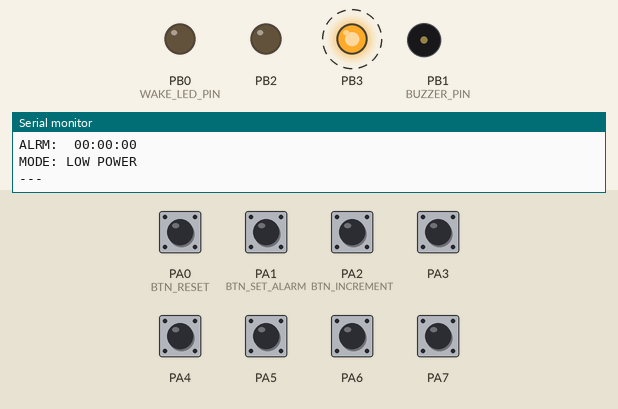
This program was run on a simulated ATmega32, built with avr-gcc and emulated at 8 MHz. Parts: output pins drawn as LEDs (lit = HIGH), buzzer (waves = sounding, pin HIGH), the last lines printed to the serial monitor. Dashed ring = blinking. Inputs (shaded band) come from the test bench; at power-on: PA0 (BTN_RESET), PA1 (BTN_SET_ALARM), PA2 (BTN_INCREMENT), PA3–7 HIGH. Sleep ends after the set time or at an interrupt.

Above: at 1.2 s.
1.3 s: PA0 (BTN_RESET) pulled LOW for 1 s
At 2.18 s:
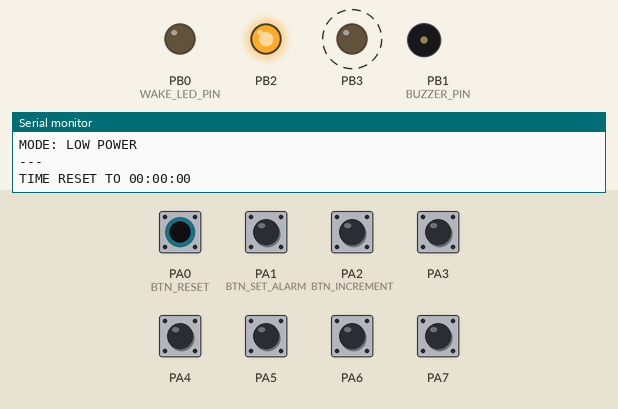
5.3 s: PA1 (BTN_SET_ALARM) pulled LOW for 1 s
8.5 s: PA1 (BTN_SET_ALARM) pulled LOW for 1 s
At 13.8 s:
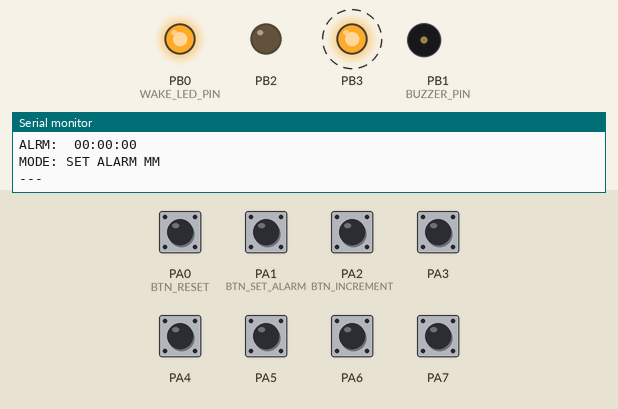
Timing chart, 0 to 21.5 s (numbered marks = the images above; inputs shaded):
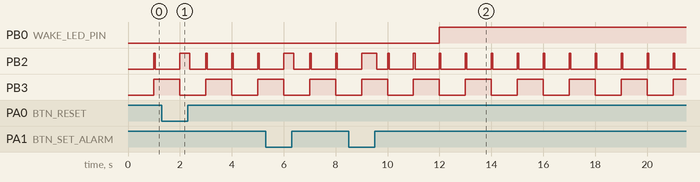

Measured:
- by itself, PB3: alternates HIGH for 1.0 s and LOW for 1.0 s

The program:

main.c
```c
#define F_CPU 8000000UL

#include <avr/interrupt.h>
#include <avr/io.h>
#include <avr/sleep.h>
#include <stdbool.h>
#include <stdio.h>
#include <string.h>
#include <util/delay.h>

// configs
#define WAKE_LED_PIN PB0
#define BUZZER_PIN PB1
#define BTN_RESET PA0
#define BTN_SET_ALARM PA1
#define BTN_INCREMENT PA2

#define ALARM_BUZZ_DURATION 3

#define WAKEUP_INTERVAL 10

#define BAUD 9600
#define UBRR_VALUE ((F_CPU / (16UL * BAUD)) - 1) // = 51 at 8 MHz

volatile uint8_t g_seconds = 0;
volatile uint8_t g_minutes = 0;
volatile uint8_t g_hours = 0;

volatile uint8_t g_alarm_seconds = 0;
volatile uint8_t g_alarm_minutes = 0;
volatile uint8_t g_alarm_hours = 0;

volatile bool g_time_updated = false;
volatile bool g_alarm_ringing = false;
volatile uint8_t g_buzz_countdown = 0;

#ifdef SIMULIDE_MODE
volatile uint8_t g_tick_count = 0;
#define TICKS_PER_SECOND 100
#endif

typedef enum
{
  MODE_CLOCK,
  MODE_SET_ALARM_H,
  MODE_SET_ALARM_M,
  MODE_SET_ALARM_S
} AppMode;

volatile AppMode g_mode = MODE_CLOCK;


static void usart_init(void)
{
  UBRRH = (uint8_t)(UBRR_VALUE >> 8);
  UBRRL = (uint8_t)(UBRR_VALUE);
  UCSRB = (1 << TXEN);
  UCSRC = (1 << URSEL) | (1 << UCSZ1) | (1 << UCSZ0);
}

static void usart_putchar(char c)
{
  while (!(UCSRA & (1 << UDRE)))
    ;
  UDR = c;
}

static void usart_print(const char *str)
{
  while (*str)
    usart_putchar(*str++);
}

static void usart_print_time(uint8_t h, uint8_t m, uint8_t s,
                             const char *label)
{
  char buf[32];
  snprintf(buf, sizeof(buf), "%s %02u:%02u:%02u\r\n", label, h, m, s);
  usart_print(buf);
}

static void gpio_init(void)
{
  DDRB |= (1 << WAKE_LED_PIN) | (1 << BUZZER_PIN) | (1 << PB2) | (1 << PB3);
  PORTB &= ~((1 << WAKE_LED_PIN) | (1 << BUZZER_PIN) | (1 << PB2) | (1 << PB3));

  DDRA &= ~((1 << BTN_RESET) | (1 << BTN_SET_ALARM) | (1 << BTN_INCREMENT));
  PORTA |= (1 << BTN_RESET) | (1 << BTN_SET_ALARM) | (1 << BTN_INCREMENT);
}

static void timer2_init(void)
{
#ifndef SIMULIDE_MODE
  //Async clock source
  ASSR |= (1 << AS2);

  TCNT2 = 0;

  TCCR2 = (1 << CS22) | (1 << CS20);

  while (ASSR & ((1 << TCN2UB) | (1 << OCR2UB) | (1 << TCR2UB)))
    ;
  TIMSK |= (1 << TOIE2);

#else
  TCCR2 = (1 << WGM21)
          | (1 << CS22) | (1 << CS21) | (1 << CS20);
  OCR2 = 77;
  TIMSK |= (1 << OCIE2);
#endif
}

#ifndef SIMULIDE_MODE

ISR(TIMER2_OVF_vect)
{
  g_seconds++;
  if (g_seconds >= 60)
  {
    g_seconds = 0;
    g_minutes++;
  }
  if (g_minutes >= 60)
  {
    g_minutes = 0;
    g_hours++;
  }
  if (g_hours >= 24)
  {
    g_hours = 0;
  }

  if (g_seconds % WAKEUP_INTERVAL == 0)
    PORTB ^= (1 << WAKE_LED_PIN);

  if (!g_alarm_ringing && g_hours == g_alarm_hours &&
      g_minutes == g_alarm_minutes && g_seconds == g_alarm_seconds)
  {
    g_alarm_ringing = true;
    g_buzz_countdown = ALARM_BUZZ_DURATION;
    PORTB |= (1 << BUZZER_PIN);
  }


  if (g_alarm_ringing)
  {
    if (g_buzz_countdown > 0)
    {
      g_buzz_countdown--;
    }
    else
    {
      g_alarm_ringing = false;
      PORTB &= ~(1 << BUZZER_PIN);
    }
  }

  PORTB ^= (1 << PB3);
  g_time_updated = true;
}

#else
ISR(TIMER2_COMP_vect)
{
  g_tick_count++;
  if (g_tick_count < TICKS_PER_SECOND)
    return;
  g_tick_count = 0;


  g_seconds++;
  if (g_seconds >= 60)
  {
    g_seconds = 0;
    g_minutes++;
  }
  if (g_minutes >= 60)
  {
    g_minutes = 0;
    g_hours++;
  }
  if (g_hours >= 24)
  {
    g_hours = 0;
  }

  if (g_seconds % WAKEUP_INTERVAL == 0)
    PORTB ^= (1 << WAKE_LED_PIN);

  if (!g_alarm_ringing && g_hours == g_alarm_hours &&
      g_minutes == g_alarm_minutes && g_seconds == g_alarm_seconds)
  {
    g_alarm_ringing = true;
    g_buzz_countdown = ALARM_BUZZ_DURATION;
    PORTB |= (1 << BUZZER_PIN);
  }

  if (g_alarm_ringing)
  {
    if (g_buzz_countdown > 0)
    {
      g_buzz_countdown--;
    }
    else
    {
      g_alarm_ringing = false;
      PORTB &= ~(1 << BUZZER_PIN);
    }
  }

  PORTB ^= (1 << PB3);
  g_time_updated = true;
}

#endif

static bool button_pressed(uint8_t pin)
{
  if (!(PINA & (1 << pin)))
  {
    _delay_ms(20);
    if (!(PINA & (1 << pin)))
      return true;
  }
  return false;
}

static void handle_buttons(void)
{
  if (button_pressed(BTN_RESET))
  {
    cli();
    g_seconds = 0;
    g_minutes = 0;
    g_hours = 0;
    g_alarm_ringing = false;
    g_buzz_countdown = 0;
    PORTB &= ~((1 << WAKE_LED_PIN) | (1 << BUZZER_PIN));
    g_mode = MODE_CLOCK;
    sei();
    usart_print("TIME RESET TO 00:00:00\r\n");
    while (!(PINA & (1 << BTN_RESET)))
      ;
    _delay_ms(20);
    return;
  }

  if (button_pressed(BTN_SET_ALARM))
  {
    switch (g_mode)
    {
    case MODE_CLOCK:
      g_mode = MODE_SET_ALARM_H;
      break;
    case MODE_SET_ALARM_H:
      g_mode = MODE_SET_ALARM_M;
      break;
    case MODE_SET_ALARM_M:
      g_mode = MODE_SET_ALARM_S;
      break;
    case MODE_SET_ALARM_S:
      g_mode = MODE_CLOCK;
      break;
    }
    while (!(PINA & (1 << BTN_SET_ALARM)))
      ;
    _delay_ms(20);
  }

  if (button_pressed(BTN_INCREMENT))
  {
    switch (g_mode)
    {
    case MODE_CLOCK:
      break;
    case MODE_SET_ALARM_H:
      g_alarm_hours = (g_alarm_hours + 1) % 24;
      break;
    case MODE_SET_ALARM_M:
      g_alarm_minutes = (g_alarm_minutes + 1) % 60;
      break;
    case MODE_SET_ALARM_S:
      g_alarm_seconds = (g_alarm_seconds + 1) % 60;
      break;
    }
    while (!(PINA & (1 << BTN_INCREMENT)))
      ;
    _delay_ms(20);
  }
}

static void update_display(void)
{
  cli();
  uint8_t h = g_hours, m = g_minutes, s = g_seconds;
  uint8_t ah = g_alarm_hours, am = g_alarm_minutes, as_ = g_alarm_seconds;
  AppMode mode = g_mode;
  g_time_updated = false;
  sei();

  usart_print_time(h, m, s, "TIME: ");

  usart_print_time(ah, am, as_, "ALRM: ");

  switch (mode)
  {
  case MODE_CLOCK:
    usart_print("MODE: LOW POWER\r\n");
    break;
  case MODE_SET_ALARM_H:
    usart_print("MODE: SET ALARM HH\r\n");
    break;
  case MODE_SET_ALARM_M:
    usart_print("MODE: SET ALARM MM\r\n");
    break;
  case MODE_SET_ALARM_S:
    usart_print("MODE: SET ALARM SS\r\n");
    break;
  }
  usart_print("---\r\n");
}

static void enter_sleep(void)
{
#ifdef SIMULIDE_MODE
  return;
#else
  set_sleep_mode(SLEEP_MODE_PWR_SAVE);
  sleep_enable();
  sei();
  sleep_cpu();
  sleep_disable();
#endif
}

int main(void)
{
  gpio_init();
  usart_init();
  timer2_init();
  sei();

  usart_print("\r\n== ATmega32 Async Timer2 Timekeeping ==\r\n");
#ifdef SIMULIDE_MODE
  usart_print("(SimulIDE mode: internal clock fallback)\r\n");
#else
  usart_print("(Hardware mode: 32.768 kHz TOSC crystal)\r\n");
#endif
  usart_print("Buttons: PA0=Reset  PA1=SetAlarm  PA2=Increment\r\n");
  usart_print("---\r\n");

  update_display();

  while (1)
  {
    PORTB |= (1 << PB2);
    handle_buttons();

    if (g_time_updated)
      update_display();
    PORTB &= ~(1 << PB2);
    enter_sleep();
  }

  return 0;
}
```
